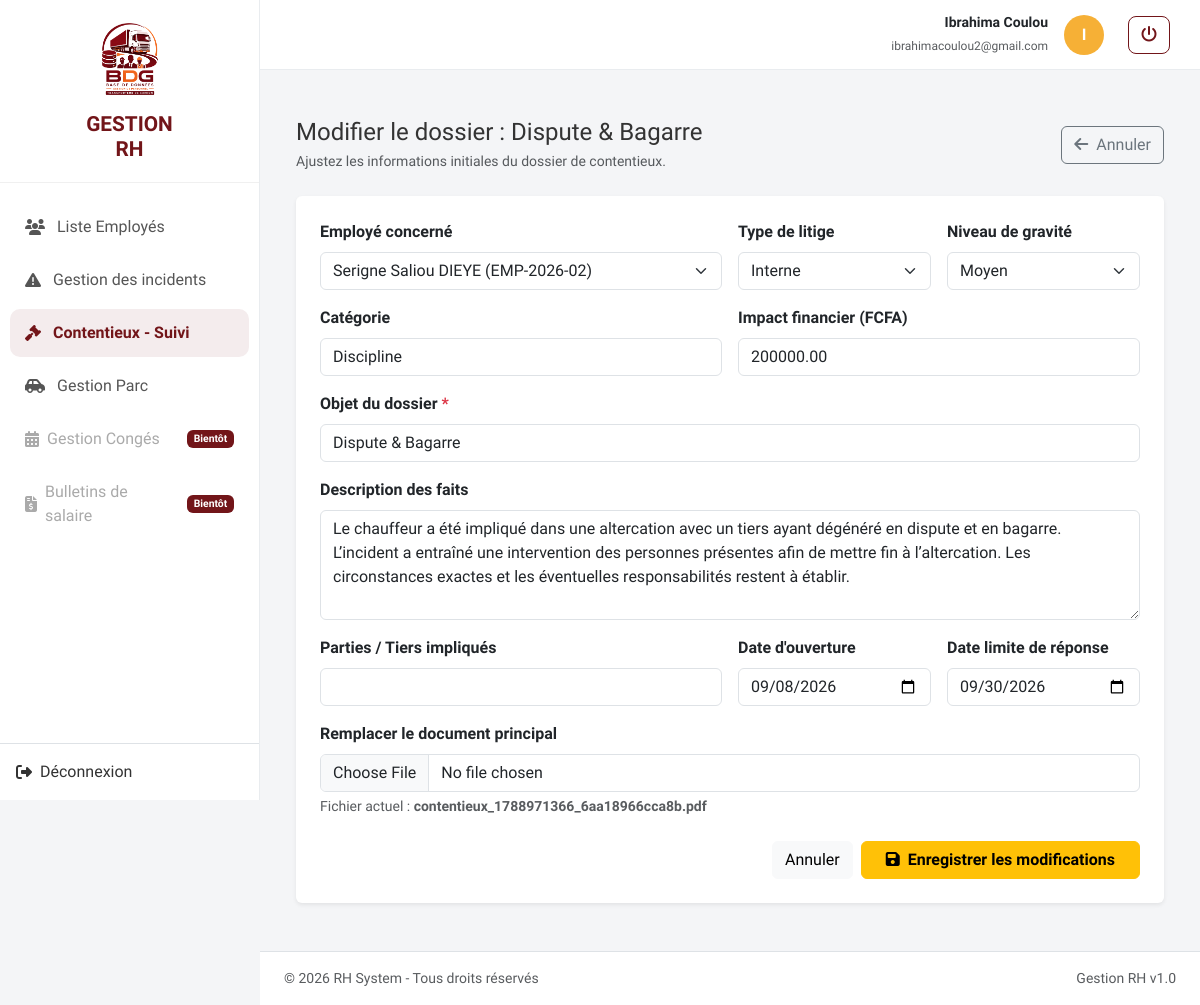
Page /gestion_personnel/index.php?action=disputes_edit&id=1 (signed in) on the committed database.
### tables this page shows
CREATE TABLE `disputes` (
  `id` int(11) NOT NULL,
  `employee_id` int(11) DEFAULT NULL,
  `type` enum('Interne','Externe') NOT NULL DEFAULT 'Interne',
  `categorie` varchar(100) NOT NULL,
  `gravite` enum('Faible','Moyen','Élevé','Critique') NOT NULL DEFAULT 'Moyen',
  `objet` varchar(255) NOT NULL,
  `description` text DEFAULT NULL,
  `tiers_impliques` varchar(255) DEFAULT NULL,
  `date_ouverture` date NOT NULL,
  `date_limite_reponse` date DEFAULT NULL,
  `date_cloture` date DEFAULT NULL,
  `statut` enum('En cours','En attente','En justice','Résolu','Classé sans suite') NOT NULL DEFAULT 'En cours',
  `decision` text DEFAULT NULL,
  `impact_financier` decimal(12,2) DEFAULT 0.00,
  `fichier_joint` varchar(255) DEFAULT NULL,
  `created_at` datetime DEFAULT current_timestamp(),
  `updated_at` datetime DEFAULT current_timestamp() ON UPDATE current_timestamp()
);

CREATE TABLE `employees` (
  `id` int(11) NOT NULL,
  `entreprise` varchar(50) NOT NULL DEFAULT 'STC',
  `matricule` varchar(20) NOT NULL,
  `nom` varchar(50) NOT NULL,
  `prenom` varchar(50) NOT NULL,
  `email` varchar(150) DEFAULT NULL,
  `etat_civil` varchar(50) DEFAULT NULL,
  `adresse` varchar(255) DEFAULT NULL,
  `telephone` varchar(50) DEFAULT NULL,
  `cni` varchar(50) DEFAULT NULL,
  `date_embauche` date DEFAULT NULL,
  `type_contrat` enum('CDD','CDI','Stage','Autre') NOT NULL DEFAULT 'CDI',
  `numero_permis` varchar(50) DEFAULT NULL,
  `categories_permis` varchar(50) DEFAULT NULL,
  `date_expiration_permis` date DEFAULT NULL,
  `intitule_poste` varchar(150) DEFAULT NULL,
  `contrat_pdf` varchar(255) DEFAULT NULL,
  `created_at` timestamp NOT NULL DEFAULT current_timestamp()
);

### gestion_personnel/controllers/DisputeController.php (called while the page is built, shortened)
<?php
require_once __DIR__ . '/../models/Dispute.php';
require_once __DIR__ . '/../models/Employee.php';
class DisputeController {
    private $disputeModel;
    private $employeeModel;
    public function __construct() {
        $database = new Database();
        $pdo = $database->getConnection();
        $this->disputeModel = new Dispute($pdo);
        $this->employeeModel = new Employee($pdo);
    }
    public function edit() {
        $id = $_GET['id'] ?? null;
        $dispute = $this->disputeModel->getById($id);
        $employees = $this->employeeModel->getAll();
        require_once __DIR__ . '/../views/disputes/edit.php';
    }
}

### gestion_personnel/models/Dispute.php (called while the page is built, shortened)
<?php
class Dispute {
    private $pdo;
    public function __construct($pdo = null) {
        if ($pdo instanceof PDO) {
            $this->pdo = $pdo;
        } else {
            require_once __DIR__ . '/../config/database.php';
            $database = new Database();
            $this->pdo = $database->getConnection();
            $this->db = $this->pdo;
        }
    }
    public function getById($id) {
        $sql = "SELECT d.*, e.nom, e.prenom, e.matricule
                FROM disputes d
                LEFT JOIN employees e ON d.employee_id = e.id
                WHERE d.id = :id";
        $stmt = $this->pdo->prepare($sql);
        $stmt->execute([':id' => $id]);
        return $stmt->fetch(PDO::FETCH_ASSOC);
    }
}

### gestion_personnel/models/Employee.php (called while the page is built, shortened)
<?php
class Employee {
    private $conn;
    private $table = "employees";
    public function __construct($db) {
        $this->conn = $db;
    }
    public function getAll() {
        $query = "SELECT * FROM " . $this->table . " ORDER BY id DESC";
        $stmt = $this->conn->prepare($query);
        $stmt->execute();
        return $stmt->fetchAll();
    }
}

### gestion_personnel/views/disputes/edit.php (the view, shortened to what this page needs)
<?php require_once __DIR__ . '/../layout/header.php'; ?>
<div class="container-fluid py-4">
    <div class="d-flex justify-content-between align-items-center mb-4">
        <div>
            <h2 class="h4 mb-1">Modifier le dossier : <?= htmlspecialchars($dispute['objet']) ?></h2>
            <p class="text-muted small mb-0">Ajustez les informations initiales du dossier de contentieux.</p>
        </div>
        <a href="index.php?action=disputes_show&id=<?= $dispute['id'] ?>" class="btn btn-outline-secondary">
            <i class="fas fa-arrow-left me-1"></i> Annuler
        </a>
    </div>
    <form action="index.php?action=disputes_update" method="POST" enctype="multipart/form-data" class="card border-0 shadow-sm p-4">
        <div class="row g-3">
            <div class="col-md-6">
                <label class="form-label fw-bold">Employé concerné</label>
                <select name="employee_id" class="form-select">
                    <?php foreach ($employees as $emp): ?>
                        <option value="<?= $emp['id'] ?>" <?= (isset($dispute['employee_id']) && $dispute['employee_id'] == $emp['id']) ? 'selected' : '' ?>>
                            <?= htmlspecialchars($emp['prenom'] . ' ' . $emp['nom']) ?> (<?= htmlspecialchars($emp['matricule'] ?? '') ?>)
                        </option>
                    <?php endforeach; ?>
                </select>
            </div>
            <div class="col-md-3">
                <label class="form-label fw-bold">Type de litige</label>
                <select name="type" class="form-select">
                    <option value="Interne" <?= ($dispute['type'] ?? '') === 'Interne' ? 'selected' : '' ?>>Interne</option>
                </select>
            </div>
            <div class="col-md-3">
                <label class="form-label fw-bold">Niveau de gravité</label>
                <select name="gravite" class="form-select">
                    <option value="Moyen" <?= ($dispute['gravite'] ?? '') === 'Moyen' ? 'selected' : '' ?>>Moyen</option>
                </select>
            </div>
            <div class="col-md-6">
                <label class="form-label fw-bold">Catégorie</label>
                <input type="text" name="categorie" class="form-control" value="<?= htmlspecialchars($dispute['categorie'] ?? '') ?>" placeholder="Ex: Bagarre, Vol, Retard de livraison...">
            </div>
            <div class="col-md-6">
                <label class="form-label fw-bold">Impact financier (FCFA)</label>
                <input type="number" name="impact_financier" class="form-control" value="<?= htmlspecialchars($dispute['impact_financier'] ?? 0) ?>">
            </div>
            <div class="col-12">
                <label class="form-label fw-bold">Objet du dossier <span class="text-danger">*</span></label>
                <input type="text" name="objet" class="form-control" required value="<?= htmlspecialchars($dispute['objet'] ?? '') ?>">
            </div>
            <div class="col-12">
                <label class="form-label fw-bold">Description des faits</label>
                <textarea name="description" class="form-control" rows="4"><?= htmlspecialchars($dispute['description'] ?? '') ?></textarea>
            </div>
            <div class="col-md-6">
                <label class="form-label fw-bold">Parties / Tiers impliqués</label>
                <input type="text" name="tiers_impliques" class="form-control" value="<?= htmlspecialchars($dispute['tiers_impliques'] ?? '') ?>">
            </div>
            <div class="col-md-3">
                <label class="form-label fw-bold">Date d'ouverture</label>
                <input type="date" name="date_ouverture" class="form-control" value="<?= $dispute['date_ouverture'] ?? date('Y-m-d') ?>">
            </div>
            <div class="col-md-3">
                <label class="form-label fw-bold">Date limite de réponse</label>
                <input type="date" name="date_limite_reponse" class="form-control" value="<?= $dispute['date_limite_reponse'] ?? '' ?>">
            </div>
            <div class="col-12">
                <label class="form-label fw-bold">Remplacer le document principal</label>
                <input type="file" name="fichier_joint" class="form-control">
                <?php if (!empty($dispute['fichier_joint'])): ?>
                    <div class="form-text text-muted mt-1">
                        Fichier actuel : <strong><?= htmlspecialchars($dispute['fichier_joint']) ?></strong>
                    </div>
                <?php endif; ?>
            </div>
        </div>
        <div class="mt-4 d-flex justify-content-end gap-2">
            <a href="index.php?action=disputes_show&id=<?= $dispute['id'] ?>" class="btn btn-light">Annuler</a>
            <button type="submit" class="btn btn-warning fw-bold px-4">
                <i class="fas fa-save me-1"></i> Enregistrer les modifications
            </button>
        </div>
    </form>
</div>
<?php require_once __DIR__ . '/../layout/footer.php'; ?>

### gestion_personnel/views/layout/header.php (style rules this page uses)
:root { --primary-color: #721519; --accent-color: #f6b036; --bg-light: #f8f9fa; }
body { font-family: 'Lexend', sans-serif; background-color: #f4f5f7; color: #333; }

### rows in the picture
disputes: objet "Dispute & Bagarre", employee_id "Serigne Saliou DIEYE (EMP-2026-02)", type "Interne", gravite "Moyen", categorie "Discipline", impact_financier "200000.00", description "Le chauffeur a été impliqué dans une altercation avec un tiers ayant dégénéré en dispute et en bagarre. L’incident a entraîné une intervention des personnes présentes afin de mettre fin à l’altercation. Les circonstances exactes et les éventuelles responsabilités restent à établir.", date_ouverture "09/08/2026", date_limite_reponse "09/30/2026", fichier_joint "contentieux_1788971366_6aa18966cca8b.pdf"

### other values in the picture
$_SESSION['user_nom'] "Ibrahima Coulou"
$_SESSION['user_email'] "ibrahimacoulou2@gmail.com"
substr($_SESSION['user_nom'] ?? 'A', 0, 1) "I"
